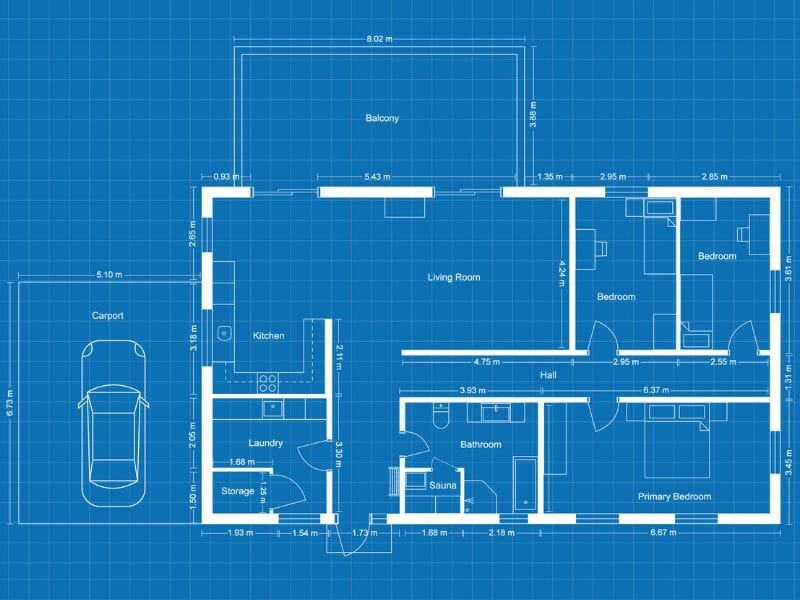
#> input picture blueprint.jpg, 800 x 600 px
$ python blueprint_analyzer.py
#> lines starting #> are read from the running program, lines starting #| are printed output that depends on the picture; after the words box and inside, x2 and y2 are one past the last pixel; in counts of white or black regions, pixels touching at a corner belong together
import cv2
import sys

def main():
    # Pedir la ruta de la imagen al usuario
    image_path = input("Enter the path to the blueprint image: ")
#> the answer given: blueprint.jpg

    # Leer la imagen
    image = cv2.imread(image_path)
#> image is the input picture: shape (600, 800, 3); mean B, G, R 184.8, 123, 30.2
    if image is None:
        print("Error: Unable to read the image. Make sure the path is correct.")
        sys.exit()

    # Guardar la imagen original
    cv2.imwrite("original_blueprint.jpg", image)
    print("Saved: original_blueprint.jpg")

    # Convertir la imagen a escala de grises y reducir ruido
    gray = cv2.cvtColor(image, cv2.COLOR_BGR2GRAY)
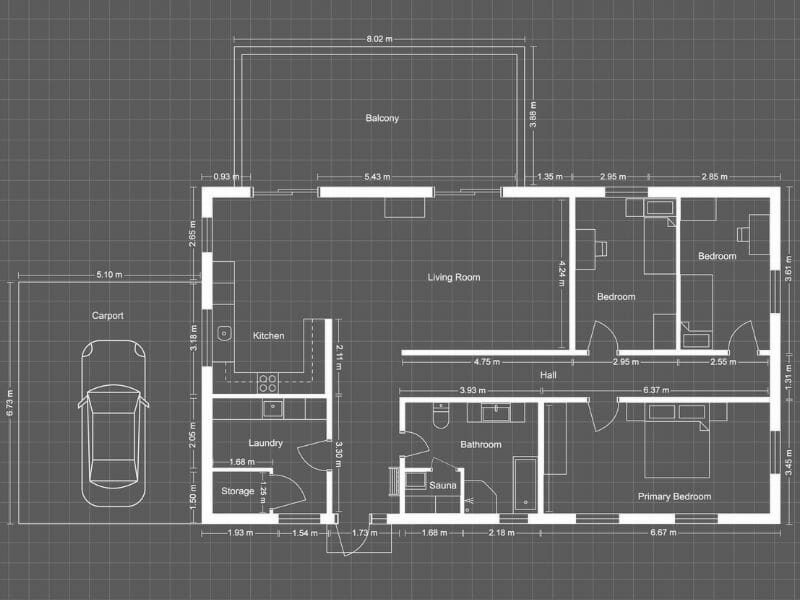
#> gray: shape (600, 800); min 51, max 255, mean 102.3
    blurred = cv2.GaussianBlur(gray, (5, 5), 0)  # Aplicar desenfoque
    edges = cv2.Canny(blurred, 50, 150)
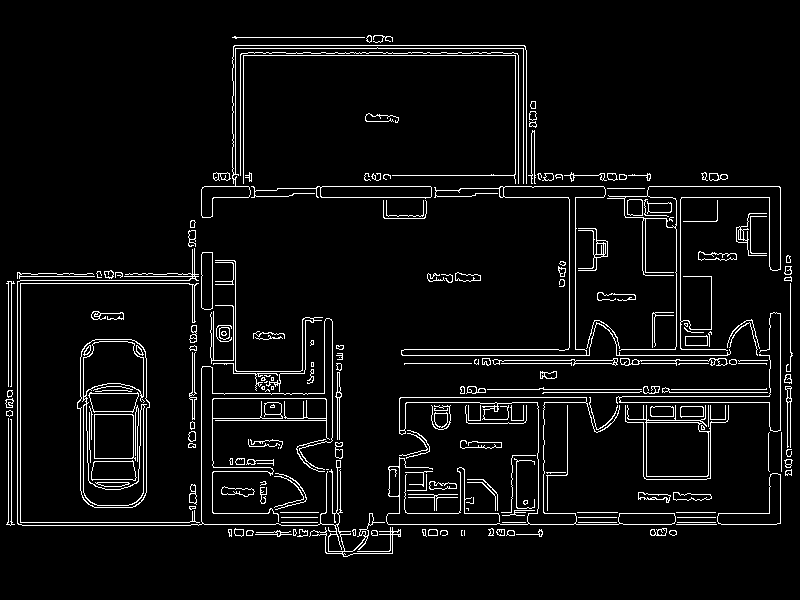
#> edges: shape (600, 800); 5.3% white in thin lines or dots, all inside (x1, y1, x2, y2) = (5, 35, 793, 557)

    # Guardar la imagen de bordes detectados
    cv2.imwrite("edges.jpg", edges)
    print("Saved: edges.jpg")

    # Encontrar contornos en la imagen
    contours, _ = cv2.findContours(edges, cv2.RETR_EXTERNAL, cv2.CHAIN_APPROX_SIMPLE)
#> contours = 208 contours, 122 with area under 20; largest, box (x1, y1, x2, y2) and area: (77, 339, 150, 508) 10819, (625, 405, 729, 480) 3396, (386, 397, 676, 525) 3234, (401, 186, 731, 356) 3194, (251, 186, 432, 199) 1230

    # Dibujar contornos simples en la imagen
    outlined = image.copy()
    for contour in contours:
        if cv2.contourArea(contour) > 10:  # Filtrar ruido
            cv2.drawContours(outlined, [contour], -1, (0, 255, 0), 2)  # Contornos en verde
#> this loop made 208 passes
#> contour on passes 3, 20, 21: [[464, 530], [464, 535]], [[676, 524], [716, 524]], [[677, 522], [715, 522]]
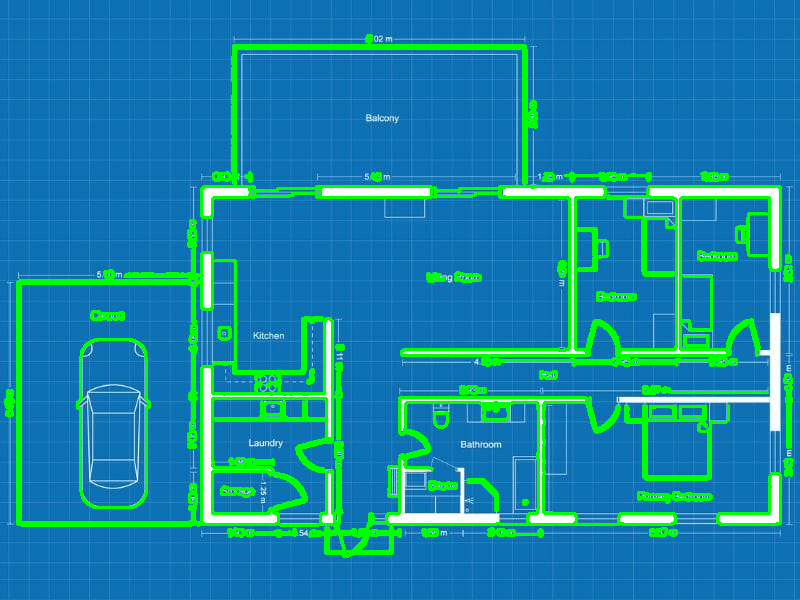
#> outlined: shape (600, 800, 3); 10.17% of pixels changed, all inside (x1, y1, x2, y2) = (4, 34, 794, 558)

    # Guardar la imagen con contornos resaltados
    cv2.imwrite("outlined_blueprint.jpg", outlined)
    print("Saved: outlined_blueprint.jpg")

    # Dibujar contornos con conversión a unidades reales
    outlined_with_units = image.copy()

    # Especificar la escala en metros (por ejemplo, el carport es de 5.10 metros)
    real_width_meters = 5.10  # Ancho real del carport en metros
    pixel_width = 300  # Cambia este valor al ancho en píxeles medido manualmente
    scale_factor = real_width_meters / pixel_width  # Metros por píxel

    for i, contour in enumerate(contours):
        area_pixels = cv2.contourArea(contour)
        if area_pixels > 10:  # Filtrar contornos pequeños
            area_meters = area_pixels * (scale_factor ** 2)  # Convertir a metros cuadrados
            print(f"Contour {i}: Area = {area_meters:.2f} square meters")
            # Escribir el área en la imagen
            x, y, w, h = cv2.boundingRect(contour)
            cv2.putText(outlined_with_units, f"{area_meters:.2f} m^2", (x, y - 10),
                        cv2.FONT_HERSHEY_SIMPLEX, 0.5, (255, 0, 0), 2)
            cv2.drawContours(outlined_with_units, [contour], -1, (0, 255, 0), 2)
#> this loop made 208 passes
#> (area_pixels, area_meters, x, y, w, h) on passes 1, 2, 6, 7, 8, 9, 10, 11, 12, 13, 15, 16: (29.5, 0.00853, 669, 530, 8, 6), (32.5, 0.00939, 506, 530, 9, 6), (28.5, 0.00824, 371, 530, 7, 6), (21.5, 0.00621, 255, 530, 37, 7), (31.5, 0.0091, 246, 530, 8, 6), (20, 0.00578, 516, 529, 27, 8), (42.5, 0.0123, 496, 529, 9, 7), (53, 0.0153, 428, 529, 10, 7), (15.5, 0.00448, 422, 529, 5, 8), (14, 0.00405, 352, 529, 4, 7), (14, 0.00405, 293, 529, 4, 7), (16.5, 0.00477, 228, 529, 4, 8)
#> (area_pixels, area_meters) on pass 143: (14.5, 0.00419)
#| Contour 0: Area = 0.01 square meters
#| Contour 1: Area = 0.01 square meters
#| Contour 5: Area = 0.01 square meters
#| Contour 6: Area = 0.01 square meters
#| Contour 7: Area = 0.01 square meters
#| Contour 8: Area = 0.01 square meters
#| Contour 9: Area = 0.01 square meters
#| Contour 10: Area = 0.02 square meters
#> (further printed lines are left out)
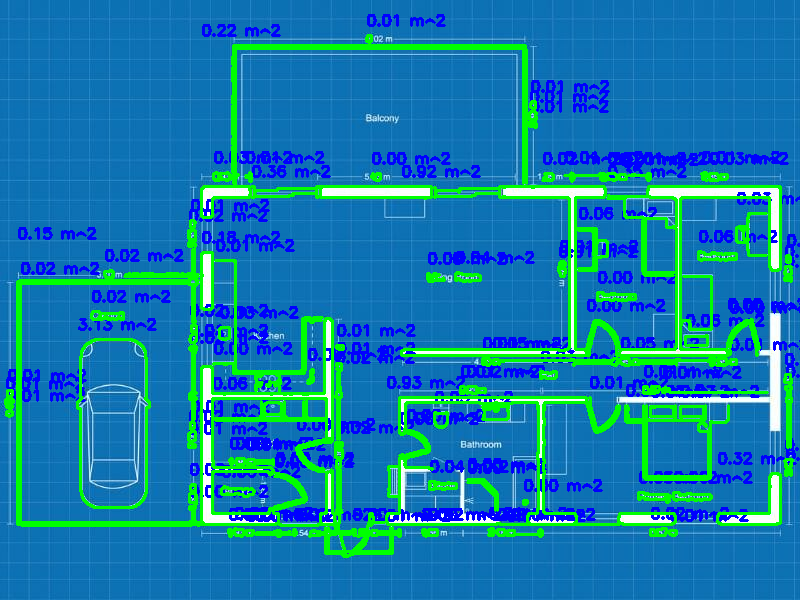
#> outlined_with_units: shape (600, 800, 3); 17.66% of pixels changed, all inside (x1, y1, x2, y2) = (4, 14, 800, 558)

    # Guardar la imagen con contornos y áreas convertidas
    cv2.imwrite("outlined_blueprint_with_units.jpg", outlined_with_units)
    print("Saved: outlined_blueprint_with_units.jpg")

if __name__ == "__main__":
    main()
